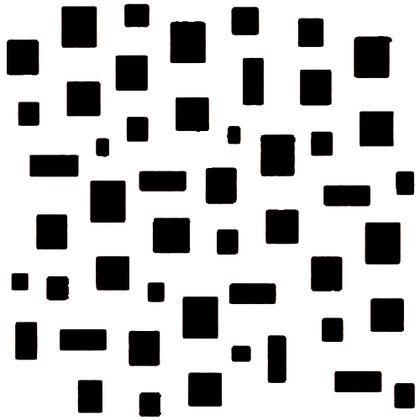
%> input picture code/old_version/map12.png, 420 x 420 px, shrunk from 500 x 500 before the run
$ octave dutycycle.m   (GNU Octave 9; MATLAB toolbox functions it lacks are replaced by stand-ins)
%> lines starting %> are read from the running program, lines starting %| are printed output that depends on the picture; in (x1, y1, x2, y2) boxes, pixels count from 0 and x2, y2 are one past the last pixel; in counts of white or black regions, pixels touching at a corner belong together; the program's own positions count from 1
clear
map=im2bw(imread('map12.png'));
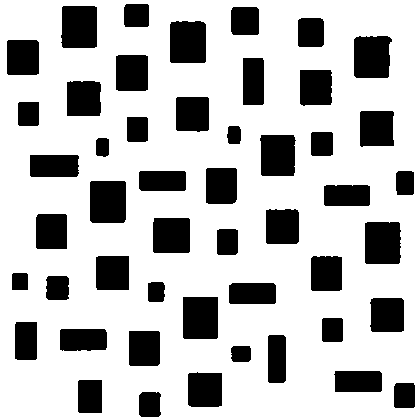
%> map: size 420x420 logical; 74.7% white; 49 black regions, largest, box (x1, y1, x2, y2) and area: (90, 181, 126, 223) 1503, (170, 21, 206, 63) 1484, (365, 222, 401, 264) 1475
figure(2)
imshow(map);
[L,W] = size(map);
%> L = 420; W = 420
count = 0;
for i = 1: L
    for j = 1: W
        if (map(i,j) == 0)
            count = count + 1;
        end
    end
end
%> after the loop, count = 44587
dutyc = count/(L*W)
%> dutyc = 0.253

$ run again, with code/old_version/map10.png copied over code/old_version/map12.png
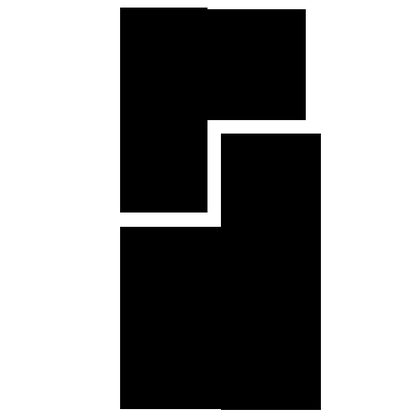
%> input picture code/old_version/map10.png, 420 x 420 px, shrunk from 500 x 500 before the run
%> `map=im2bw(imread('map12.png'));`:
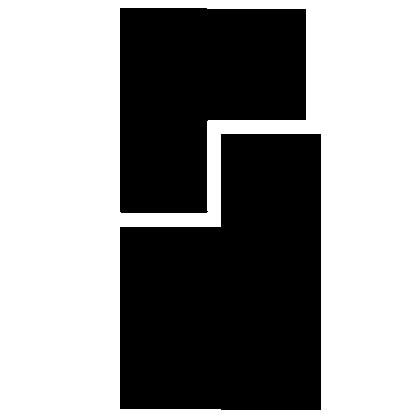
%> map: size 420x420 logical; 57.6% white; 2 black regions, box (x1, y1, x2, y2) and area: (120, 134, 321, 410) 45982, (120, 8, 306, 213) 28825
%> after the loop `for i = 1: L`: count = 74807
%> dutyc = 0.424

$ run again, with code/old_version/map11.png copied over code/old_version/map12.png
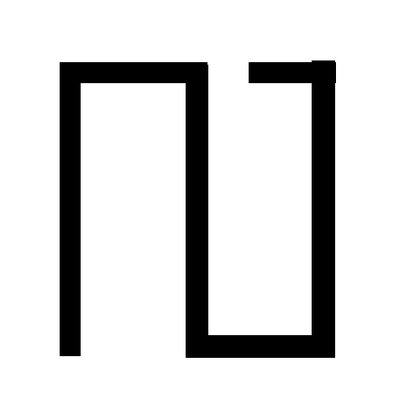
%> input picture code/old_version/map11.png, 420 x 420 px, shrunk from 500 x 500 before the run
%> `map=im2bw(imread('map12.png'));`:
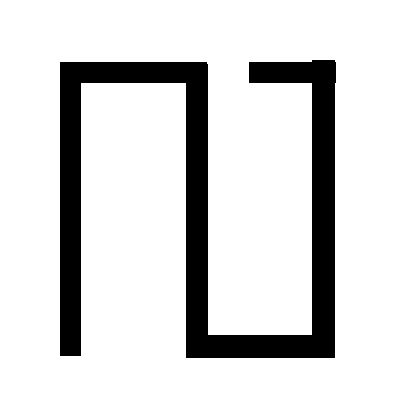
%> map: size 420x420 logical; 85.6% white; 1 black region, box (x1, y1, x2, y2) and area: (60, 60, 336, 358) 25479
%> after the loop `for i = 1: L`: count = 25479
%> dutyc = 0.144

$ run again, with code/old_version/map7.png copied over code/old_version/map12.png
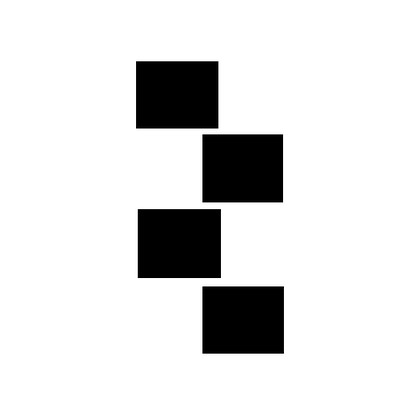
%> input picture code/old_version/map7.png, 420 x 420 px, shrunk from 500 x 500 before the run
%> `map=im2bw(imread('map12.png'));`:
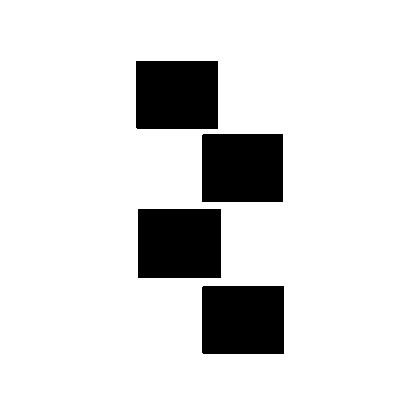
%> map: size 420x420 logical; 87.3% white; 4 black regions, box (x1, y1, x2, y2) and area: (138, 209, 221, 278) 5727, (136, 61, 218, 129) 5575, (202, 286, 284, 354) 5574, (202, 134, 283, 202) 5507
%> after the loop `for i = 1: L`: count = 22383
%> dutyc = 0.127
